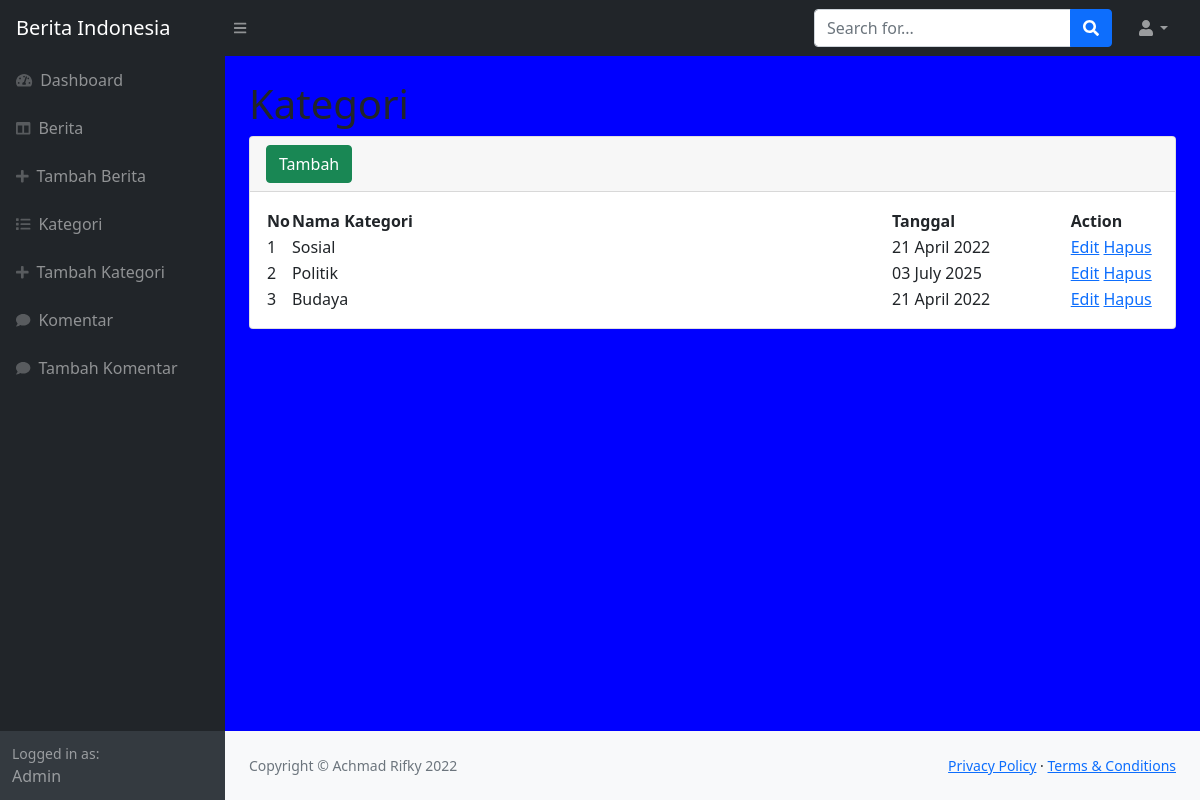
The app's page /admin/kategori.php (signed in) with its own data.
### tables this page shows
CREATE TABLE `kategori` (
  `id_kategori` int(10) NOT NULL,
  `nama_kategori` varchar(255) NOT NULL,
  `tanggal_kategori` varchar(255) NOT NULL
);

### admin/kategori.php (the view, shortened to what this page needs)
<?php
	include '../controllers/connect.php';
	if(@$_SESSION['admin']){
?>
<!DOCTYPE html>
<html lang="en">
    <head>
       <?php
        include "link.php";
       ?>
    </head>
    <body class="sb-nav-fixed">
       <?php
        include "header.php";
       ?>
        <div id="layoutSidenav">
            <div id="layoutSidenav_nav">
                <?php
                    include "menu.php";
                ?>
            </div>
            <div id="layoutSidenav_content">
                <main>
                    <div class="container-fluid px-4">
                        <h1 class="mt-4">Kategori</h1>
                        <div class="card mb-4">
                            <div class="card-header">
                                <a href="t_kategori.php" class="btn btn-success">Tambah</a>
                            </div>
                            <div class="card-body">
                                <?php
                                    $kat=mysqli_query($db,"select*from kategori");
                                    $no=0;
                                ?>
                                <table id="datatablesSimple">
                                    <thead>
                                        <tr>
                                            <th width="1%">No</th>
                                            <th >Nama Kategori</th>
                                            <th width="20%">Tanggal</th>
                                            <th width="10%">Action</th>
                                        </tr>
                                    </thead>
                                    <tbody>
                                        <?php
                                            while($k=mysqli_fetch_array($kat)){
                                                $no++;
                                        ?>
                                        <tr>
                                            <td><?= $no;?></td>
                                            <td><?= $k['nama_kategori'];?></td>
                                            <td><?= $k['tanggal_kategori'];?></td>
                                            <td><a href="e_kategori.php?id_kategori=<?= $k['id_kategori'];?>">Edit</a> <a href="kategori.php?id_kategori=<?= $k['id_kategori'];?>">Hapus</a></td>
                                        </tr>
                                        <?php
                                            }
                                        ?>
                                    </tbody>
                                </table>
                            </div>
                        </div>
                    </div>
                </main>
               <?php
                    include "footer.php";
               ?>
            </div>
        </div>
    </body>
</html>
<?php
  }else{
?>
  <script language="javascript">
 window.location="login.php"
 </script>
<?php
  }
?>

### admin/menu.php (style rules this page uses)
body { background-color: blue; }

### records on screen
kategori: nama_kategori "Sosial", tanggal_kategori "21 April 2022"
kategori: nama_kategori "Politik", tanggal_kategori "03 July 2025"
kategori: nama_kategori "Budaya", tanggal_kategori "21 April 2022"
